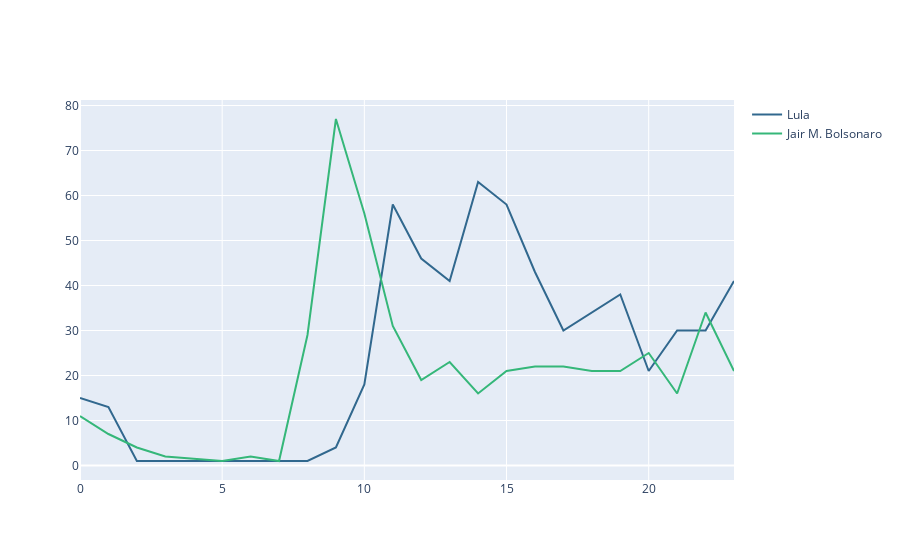

This figure's notebook cell:
### Code cell
activity_curve(poli, ['Lula','Jair M. Bolsonaro'], granularidade='hora')

### Figure 1 — Plotly figure (JSON) as saved in the notebook; plotly's stock layout.template omitted (floating-point values rounded to 4 significant figures)
{"data": [{"line": {"color": "#31688e"}, "name": "Lula", "type": "scatter", "x": [0, 1, 2, 4, 8, 9, 10, 11, 12, 13, 14, 15, 16, 17, 18, 19, 20, 21, 22, 23], "y": [15, 13, 1, 1, 1, 4, 18, 58, 46, 41, 63, 58, 43, 30, 34, 38, 21, 30, 30, 41]}, {"line": {"color": "#35b779"}, "name": "Jair M. Bolsonaro", "type": "scatter", "x": [0, 1, 2, 3, 5, 6, 7, 8, 9, 10, 11, 12, 13, 14, 15, 16, 17, 18, 19, 20, 21, 22, 23], "y": [11, 7, 4, 2, 1, 2, 1, 29, 77, 56, 31, 19, 23, 16, 21, 22, 22, 21, 21, 25, 16, 34, 21]}], "layout": {}}
